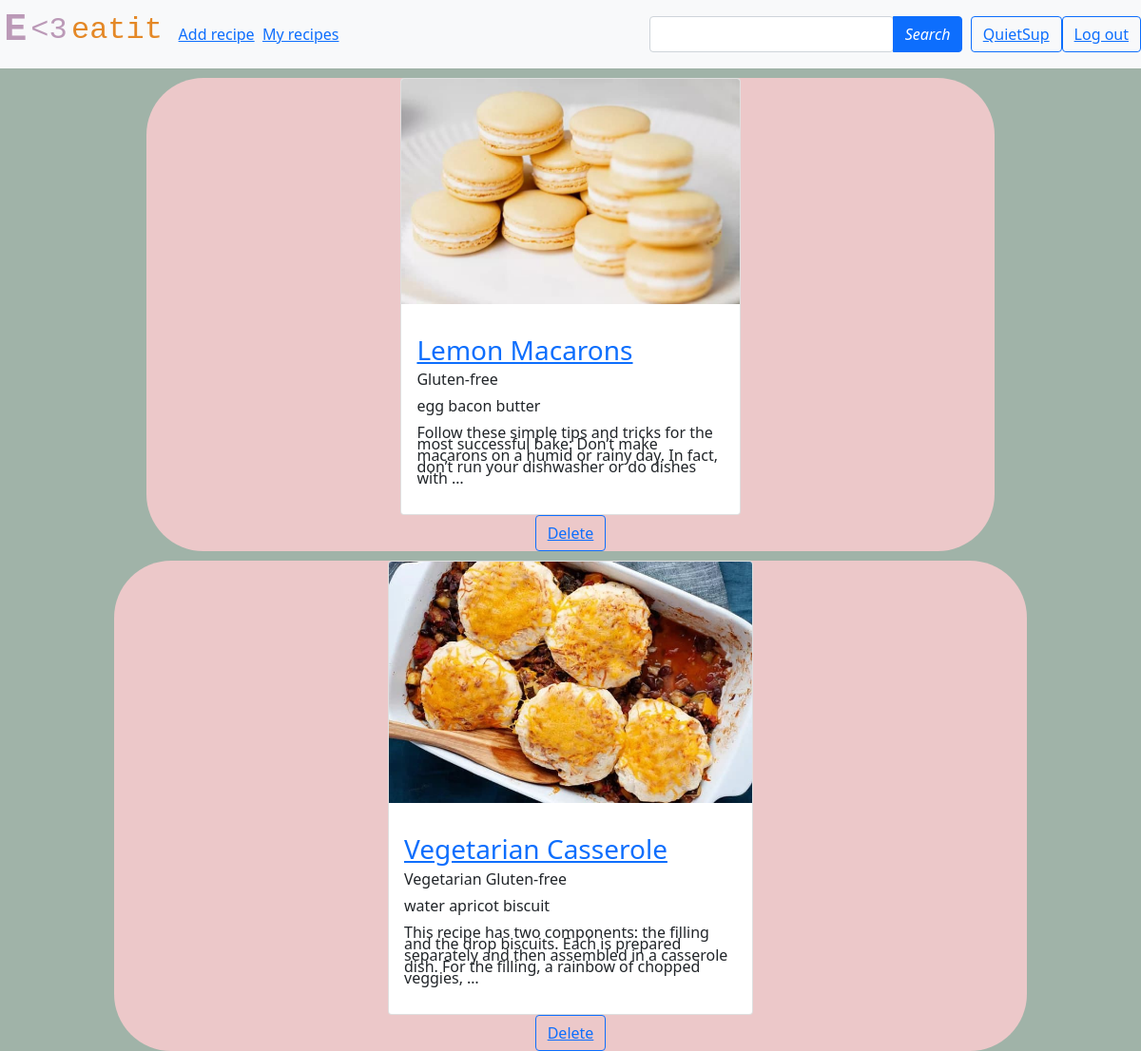
The page /my_recipes/ (signed in) on the database its author committed.
### recipes/models.py (models this page shows, shortened)
class Recipe(models.Model):
    name = models.CharField('Recipe name', max_length=50, unique=True)
    photo = models.ImageField('Photo', upload_to='photos')
    content = models.TextField('Content', blank=False)
    time_created = models.DateTimeField('Creation time', auto_now_add=True)
    time_updated = models.DateTimeField('Update time', auto_now=True)
    author = models.ForeignKey(User, on_delete=models.CASCADE, related_name='posts')
    cat = models.ManyToManyField('Category', verbose_name='Categories')
    ingr = models.ManyToManyField('Ingredient', verbose_name='Ingredients')
    class Meta:
        ordering = ['-time_created', 'name']

class Category(models.Model):
    name = models.CharField(max_length=20, unique=True)
    class Meta:
        verbose_name_plural = 'Categories'

class Ingredient(models.Model):
    name = models.CharField(max_length=20, unique=True)

### recipes/views.py (the view)
# urls.py: path('my_recipes/', MyRecipes.as_view(), name='my_recipes'),
class MyRecipes(DataMixin, ListView):
    model = Recipe
    template_name = 'recipes/my_recipes.html'
    context_object_name = 'recipes'
    def get_context_data(self, *, object_list=None, **kwargs):
        context = super().get_context_data(**kwargs)
        context['cats'] = Category.objects.all()
        return context
    def get_queryset(self):
        if self.request.user.is_authenticated:
            queryset = Recipe.objects.filter(author_id=self.request.user)
        else:
            queryset = []
        return queryset

### recipes/templates/recipes/my_recipes.html (shortened to what this page needs)
{% extends 'recipes/base.html' %}
{% load static %}
{% block content %}
    <div class="container">
{% if request.user.is_authenticated %}
    {% for item in recipes %}
   <div style="margin-left: 10%; width: 80%; background-color: #ecc8c9; margin-top: 10px; margin-bottom: 10px; border-radius: 60px" align="center">
    <div class="card" style="width: 40%;  line-height: 0.75;" >
        <a href="{% url 'post' item.pk %}"><img src="{{item.photo.url}}" class="card-img-top"></a>
      <div class="card-body" style="text-align: left;">
          <p class="card-text"><h3> <a href="{% url 'post' item.pk %}">{{ item.name }}</a> </h3>
          <p>{% for c in item.cat.all %}
              {{ c.name }}
              {% endfor %}</p>
        <p>{% for ing in item.ingr.all %}
              {{ ing.name }}
              {% endfor %}</p>
          <p>{{ item.content|truncatewords:30 }} </p>
      </div>
    </div>
        {% if request.user.is_authenticated %}
        <button type="button" class="btn btn-outline-primary" ><a href="{% url 'del_recipe' item.pk %}" class="nav-item">Delete</a></button>
        {% endif %}
        </div>
      </div>
        {% empty %}
        <h1>You haven't add any recipe yet</h1>
    {% endfor %}
{% else %}
<h1>Log in to continue</h1>
{% endif %}
{% endblock content %}

### recipes/templates/recipes/base.html (shortened to what this page needs)
{% load static %}
<!doctype html>
<html lang="en">
<head>
    <link href="https://cdn.jsdelivr.net/npm/bootstrap@5.0.2/dist/css/bootstrap.min.css" rel="stylesheet">
      <head>
</head>
  </head>
  <body>
        <header class="mb-auto" >
            <nav class="navbar navbar-expand-lg navbar-light bg-light">
                &nbsp<h1 style="font-family:Courier New; font-weight: bold;"><a href="{% url '' %}" class="pluslink" style="color:#bb99b7">E</a></h1>&nbsp;
                <h2 style="font-family:Courier New;"><a href="{% url '' %}" class="pluslink" style="color:#bb99b7"><3</a></h2>&nbsp;
                <h2 style="font-family:Courier New"><a href="{% url '' %}" class="pluslink" style="color: #e48826">eatit</a></h2>&nbsp;&nbsp;&nbsp;&nbsp;
  <div class="collapse navbar-collapse" id="navbarText">
    <ul class="navbar-nav mr-auto">
        <a class="nav-item" href="{% url 'add_recipe' %}" >Add recipe</a> &nbsp;&nbsp;
        <a class="nav-item" href="{% url 'my_recipes' %}" >My recipes</a> &nbsp;&nbsp;
    </ul>
        <div class="btn-group navbar-nav ms-auto" role="group" aria-label="Basic example">
            <form action="{% url 'search' %}" method="get">
                    <div class="input-group ps-5">
                  <div id="navbar-search-autocomplete" class="form-outline">
                    <input type="search" id="form1" name="q" class="form-control" />
                  </div>
                  <button type="submit" class="btn btn-primary">
                    <i class="fas fa-search"> Search</i>
                  </button>
                    </div>
            </form> &nbsp;&nbsp;
        </div>
      {% if request.user.is_authenticated %}
            <button type="button" class="btn btn-outline-primary" ><a href="{% url 'login' %}" class="nav-item">{{ user.username }}</a></button>
        <button type="button" class="btn btn-outline-primary" ><a href="{% url 'logout' %}" class="nav-item">Log out</a></button>
      {% else %}
            <button type="button" class="btn btn-outline-primary" ><a href="{% url 'login' %}" class="nav-item">Log in</a></button>
        <button type="button" class="btn btn-outline-primary" ><a href="{% url 'register' %}" class="nav-item">Sign up</a></button>
      {% endif %}
        </div>
        </header>
  {% block content %} {% endblock content %}
  </body>
</html>

### recipes/templates/recipes/base.html (style rules this page uses)
.pluslink, .pluslink:visited,.pluslink:hover,.pluslink:active { text-decoration:none; }
html, body { height: 100%; margin: 0; background: #a0b3a8; }

### rows shown on the page
Recipe: photo (picture), name "Lemon Macarons", content "Follow these simple tips and tricks for the most successful bake: Don’t make macarons on a humid or rainy day. In fact, don’t run your dishwasher or do dishes with …"
Category: name "Gluten-free"
Ingredient: name "egg"
Ingredient: name "bacon"
Ingredient: name "butter"
Recipe: photo (picture), name "Vegetarian Casserole", content "This recipe has two components: the filling and the drop biscuits. Each is prepared separately and then assembled in a casserole dish. For the filling, a rainbow of chopped veggies, …"
Category: name "Vegetarian"
Ingredient: name "water"
Ingredient: name "apricot"
Ingredient: name "biscuit"

### other values the page prints
{{ user.username }} "QuietSup"
